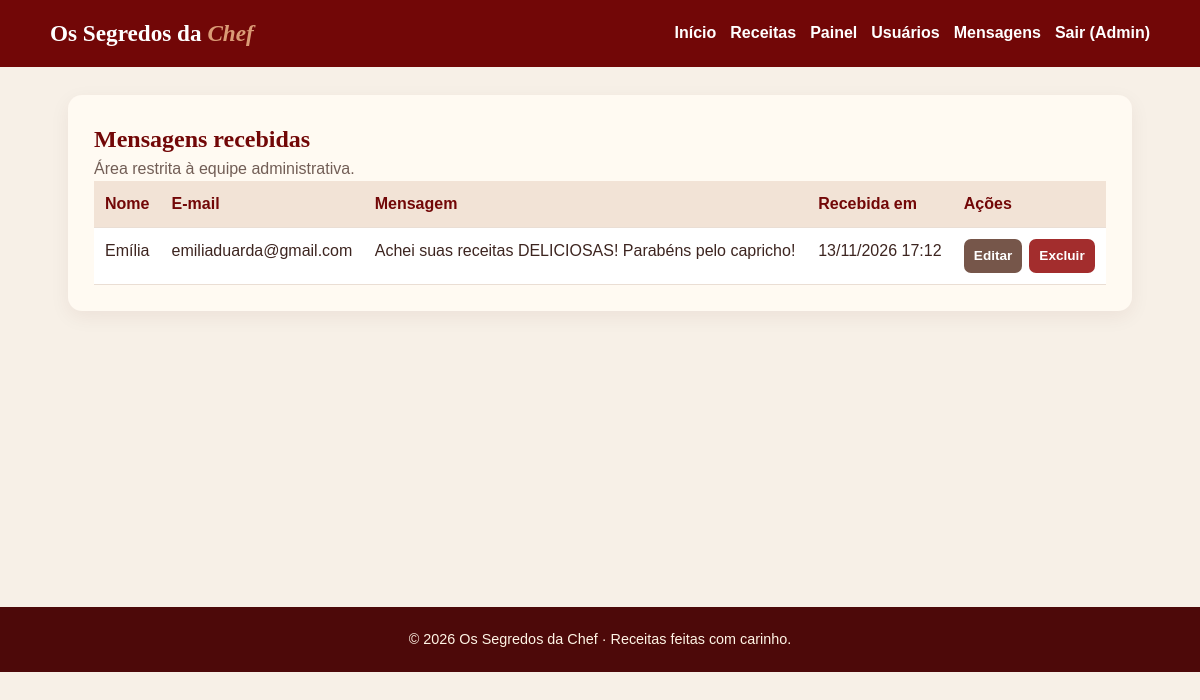
The app's page /contato/mensagens/ (signed in) with its own data.
### usuarios/models.py (models this page shows, shortened)
class Usuario(AbstractUser):
   SEXO_CHOICES = [
       ('masculino', 'Masculino'),
       ('feminino', 'Feminino'),
       ('outro', 'Outro / Prefiro não informar'),
   ]
   sexo = models.CharField('Sexo', max_length=20, choices=SEXO_CHOICES, blank=True, null=True)
   data_nascimento = models.DateField('Data de Nascimento', blank=True, null=True)
   class Meta:
       verbose_name = 'Usuário'
       verbose_name_plural = 'Usuários'

### contato/models.py (models this page shows, shortened)
class Contato(models.Model):
    nome = models.CharField("Nome", max_length=100)
    email = models.EmailField("E-mail")
    mensagem = models.TextField("Mensagem")
    data_envio = models.DateTimeField("Data de envio", auto_now_add=True)
    class Meta:
        verbose_name = "Mensagem de contato"
        verbose_name_plural = "Mensagens de contato"
        ordering = ["-data_envio"]

### contato/views.py (the view)
# urls.py: path("mensagens/", views.lista_contatos, name="lista"),
@staff_member_required
def lista_contatos(request):
    return render(request, "contato/contato_list.html", {"contatos": Contato.objects.order_by("-data_envio")})

### contato/templates/contato/contato_list.html (shortened to what this page needs)
{% extends 'base.html' %}
{% block content %}
<section class="panel">
    <h1>Mensagens recebidas</h1>
    <p class="muted">Área restrita à equipe administrativa.</p>
    <div class="table-wrap">
        <table>
            <thead>
            <tr>
                <th>Nome</th>
                <th>E-mail</th>
                <th>Mensagem</th>
                <th>Recebida em</th>
                <th>Ações</th>
            </tr>
            </thead>
            <tbody>
            {% for contato in contatos %}
            <tr>
                <td>{{ contato.nome }}</td>
                <td>{{ contato.email }}</td>
                <td>{{ contato.mensagem|truncatewords:20 }}</td>
                <td>{{ contato.data_envio|date:"d/m/Y H:i" }}</td>
                <td>
                    <div class="actions">
                        <a class="btn secondary" href="{% url 'contato:editar' contato.pk %}">Editar</a>
                        <a class="btn danger" href="{% url 'contato:excluir' contato.pk %}">Excluir</a>
                    </div>
                </td>
            </tr>
            {% empty %}
            <tr>
                <td colspan="5">Nenhuma mensagem recebida.</td>
            </tr>
            {% endfor %}
            </tbody>
        </table>
    </div>
</section>
{% endblock %}

### templates/base.html (shortened to what this page needs)
{% load static %}
<!doctype html>
<html lang="pt-br">
<head>
  <link rel="stylesheet" href="{% static 'css/style.css' %}">
</head>
<body>
<header class="site-header">
  <a class="brand" href="{% url 'web:index' %}">Os Segredos da <span>Chef</span></a>
  <nav aria-label="Menu principal">
    <a href="{% url 'web:index' %}">Início</a>
    <a href="{% url 'receitas:receita_list' %}">Receitas</a>
{% if user.is_authenticated %}
    {% if user.is_staff %}
        <a href="{% url 'web:painel' %}">Painel</a>
        <a href="{% url 'usuarios:lista' %}">Usuários</a>
        <a href="{% url 'contato:lista' %}">Mensagens</a>
    {% endif %}
    <form method="post" action="{% url 'usuarios:logout' %}">
        <button class="nav-logout" type="submit">
            Sair ({{ user.username }})
        </button>
    </form>
{% else %}
    <a href="{% url 'usuarios:login' %}">Entrar</a>
    <a href="{% url 'usuarios:cadastro' %}">Cadastrar</a>
{% endif %}
  </nav>
</header>
<main>
  {% block content %}
    {% endblock %}
</main>
<footer>© 2026 Os Segredos da Chef · Receitas feitas com carinho.</footer>
</body>
</html>

### static/css/style.css (style rules this page uses)
:root { --cor-primaria: #720707; --cor-secundaria: #da9b76; --cor-apoio: #fcf5df; --cor-texto: #720707; --branco: #fff; --avermelhado: #924444; --sombra: 0 18px 35px rgba(75, 7, 7, 0.18); --transicao: 0.25s ease; }
* { box-sizing: border-box; margin: 0; padding: 0; }
body { background: #f5ece0; color: var(--cor-texto); font: 16px 'Sulphur Point', Arial, sans-serif; }
a { text-decoration: none; color: inherit; }

### templates/base.html (style rules this page uses)
:root { --wine:#720707;--peach:#da9b76;--cream:#fcf5df;--paper:#fffaf2;--ink:#3d2520 }
body { margin:0;background:#f7f0e7;color:var(--ink);font:16px Arial,sans-serif;line-height:1.5 }
header.site-header { background:var(--wine);color:white;padding:16px max(20px,calc((100% - 1100px)/2));display:flex;align-items:center;justify-content:space-between;gap:18px;flex-wrap:wrap }
.brand { font-family:Georgia,serif;font-size:1.45rem;font-weight:bold;color:white;text-decoration:none }
.brand span { color:var(--peach);font-style:italic }
nav { display:flex;gap:14px;flex-wrap:wrap }
nav a { color:white;text-decoration:none;font-weight:600 }
nav form { display:inline;margin:0 }
nav .nav-logout { padding:0;background:transparent;color:white;border:0;font:inherit;font-weight:600;cursor:pointer }
main { max-width:1100px;margin:28px auto;padding:0 18px;min-height:60vh }
.hero,.panel { background:var(--paper);border-radius:14px;padding:26px;box-shadow:0 6px 20px #4b070710;margin-bottom:20px }
h1,h2,h3 { color:var(--wine);font-family:Georgia,serif }
h1 { margin-top:0 }
.muted { color:#725e56 }
.btn,button,input[type=submit] { display:inline-block;background:var(--wine);color:white;border:0;border-radius:7px;padding:10px 15px;text-decoration:none;font-weight:700;cursor:pointer;font-size:.95rem }
.btn.secondary { background:#76564a }
.btn.danger { background:#a32d2d }
table { width:100%;border-collapse:collapse;background:white }
th,td { padding:11px;border-bottom:1px solid #eaded4;text-align:left;vertical-align:top }
th { background:#f2e3d6;color:var(--wine) }
.table-wrap { overflow-x:auto }
.actions { display:flex;gap:7px;flex-wrap:wrap }
.actions .btn { padding:7px 10px;font-size:.85rem }
footer { padding:22px;text-align:center;background:#4d0909;color:#fff4e5;margin-top:32px;font-size:.9rem }

### records on screen
Usuario: username "Admin"
Contato: nome "Emília", email "emiliaduarda@gmail.com", mensagem "Achei suas receitas DELICIOSAS! Parabéns pelo capricho!", data_envio "13/11/2026 17:12"
